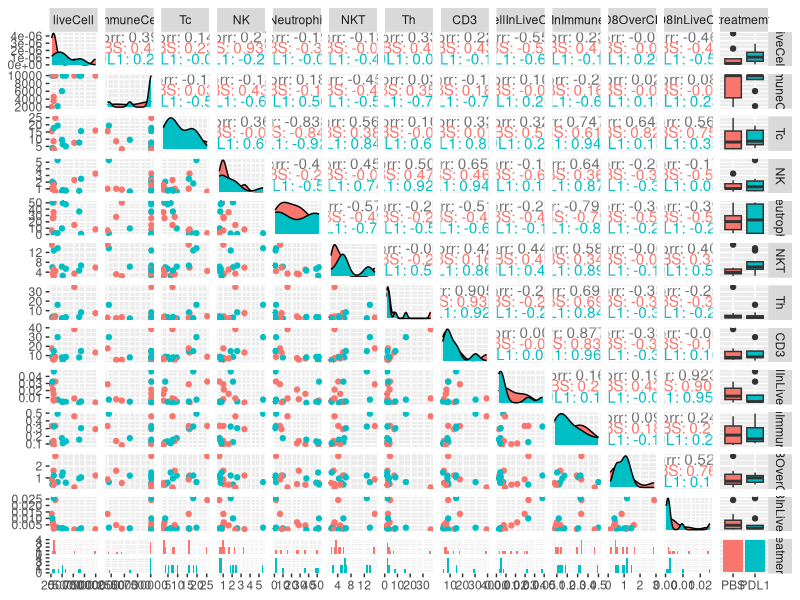

Reproduce this figure in R.
##讀取流式細胞儀檔案
flow<-read.csv(file = "flow_1.csv", header = TRUE, sep = ",")
flowdata<-flow[,-1]

#製作圖二
#install.packages("GGally") #若未安裝套件記得先安裝
library(GGally)
pm<-ggpairs(flowdata,mapping = aes(color = flowdata$treatmemt))
pm

#依照施打藥物拆開
#install.packages("tidyverse") #若未安裝套件記得先安裝
library(tidyverse)
PBS_flow<-filter(flowdata,flow$treatmemt=="PBS")
PDL1_flow<-filter(flowdata,flow$treatmemt=="PDL1")
#######計算細胞平均數#######
ncols <- length(PDL1_flow)
column_means <- vector(mode = "numeric", length = ncols)
for (i in 1:ncols) {   
  column_means[i] <- mean(PDL1_flow[[i]])
}
names(column_means) <- names(PDL1_flow)
c<-column_means
#
ncols <- length(PBS_flow)
column_means <- vector(mode = "numeric", length = ncols)
for (i in 1:ncols) {   
  column_means[i] <- mean(PBS_flow[[i]])
}
names(column_means) <- names(PBS_flow)
column_means
##########################
#各項數值的wilcoxon test
wilcox.test(PBS_flow$Tc,PDL1_flow$Tc, paired =  FALSE)
wilcox.test(PBS_flow$NK,PDL1_flow$NK,paired = FALSE)
wilcox.test(PBS_flow$Neutrophil,PDL1_flow$Neutrophil, paired =  FALSE)
wilcox.test(PBS_flow$NKT,PDL1_flow$NKT, paired =  FALSE)
wilcox.test(PBS_flow$Th,PDL1_flow$Th, paired =  FALSE)
wilcox.test(PBS_flow$CD3,PDL1_flow$CD3, paired =  FALSE)
wilcox.test(PBS_flow$TcellInLiveCell,PDL1_flow$TcellInLiveCell, paired =  FALSE)
wilcox.test(PBS_flow$TcellInImmuneCell,PDL1_flow$TcellInImmuneCell, paired =  FALSE)
wilcox.test(PBS_flow$CD8OverCD3,PDL1_flow$CD8OverCD3, paired =  FALSE)
wilcox.test(PBS_flow$CD8InLiveCell,PDL1_flow$CD8InLiveCell, paired =  FALSE)
wilcox.test(PBS_flow$CD8InLiveCell,PDL1_flow$CD8InLiveCell, paired =  FALSE)
wilcox.test(PBS_flow$Neutrophil/(PBS_flow$Tc+PBS_flow$Th+PBS_flow$NKT),PDL1_flow$Neutrophil/((PDL1_flow$Tc+PDL1_flow$Th+PDL1_flow$NKT)), paired =  FALSE)
wilcox.test((PBS_flow$NK+PBS_flow$NKT)/PBS_flow$liveCell,(PDL1_flow$NK+PDL1_flow$NKT)/PDL1_flow$liveCell,paired = FALSE)
